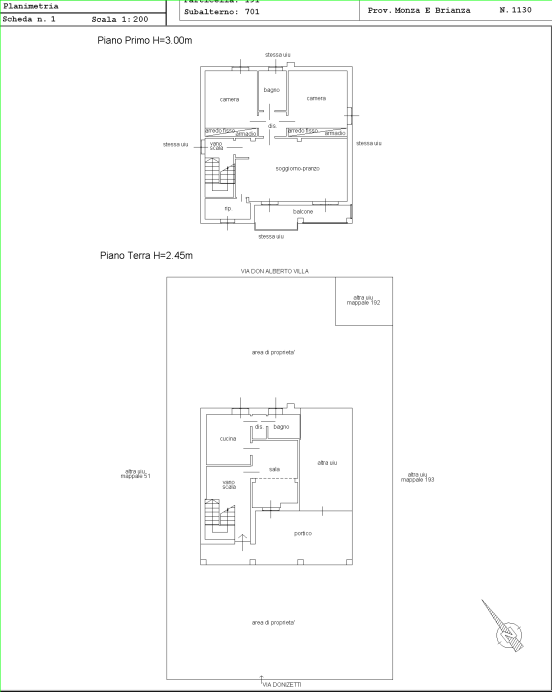
#> input picture PlanParser/base_rectangle.png, 1103 x 1383 px (shown at 1/2 size)
$ python -i step2_floor_detection.py   (imports and definitions only)
#> lines starting #> are read from the running program, lines starting #| are printed output that depends on the picture; after the words box and inside, x2 and y2 are one past the last pixel; in counts of white or black regions, pixels touching at a corner belong together
"""
Step 2: Floor Detection and Splitting.

Detects the main drawing rectangle(s) on a page, finds Italian floor
labels via OCR, and splits the image into per-floor cropped images.
"""

import re
import cv2
import numpy as np
import unicodedata
from pathlib import Path
from typing import List, Tuple, Optional, Dict
import logging

from geometry_types import FloorImage

try:
    import pytesseract
except ImportError:
    pytesseract = None


# ============================================================
# Italian floor label patterns (from define_floor_v2.py)
# ============================================================

def _build_floor_patterns():
    degree = r"[°º]?"
    spaces = r"[\s_.-]*"
    patterns = [
        (rf"\bpiano{spaces}terra\b", "piano terra", 1.0),
        (rf"\bp{spaces}?\.?{spaces}?terra\b", "piano terra", 0.95),
        (rf"\bprimo{spaces}piano\b", "primo piano", 1.0),
        (rf"\bsecondo{spaces}piano\b", "secondo piano", 1.0),
        (rf"\bterzo{spaces}piano\b", "terzo piano", 1.0),
        (rf"\bquarto{spaces}piano\b", "quarto piano", 1.0),
        (rf"\bquinto{spaces}piano\b", "quinto piano", 1.0),
        (rf"\bsesto{spaces}piano\b", "sesto piano", 1.0),
        (rf"\bsettimo{spaces}piano\b", "settimo piano", 1.0),
        (rf"\bottavo{spaces}piano\b", "ottavo piano", 1.0),
        (rf"\bnono{spaces}piano\b", "nono piano", 1.0),
        (rf"\bdecimo{spaces}piano\b", "decimo piano", 1.0),
        (rf"\bpiano{spaces}primo\b", "primo piano", 0.95),
        (rf"\bpiano{spaces}secondo\b", "secondo piano", 0.95),
        (rf"\bpiano{spaces}terzo\b", "terzo piano", 0.95),
        (rf"\bpiano{spaces}quarto\b", "quarto piano", 0.95),
        (rf"\bpiano{spaces}quinto\b", "quinto piano", 0.95),
        (rf"\bpiano{spaces}sesto\b", "sesto piano", 0.95),
        (rf"\bpiano{spaces}settimo\b", "settimo piano", 0.95),
        (rf"\bpiano{spaces}ottavo\b", "ottavo piano", 0.95),
        (rf"\bpiano{spaces}nono\b", "nono piano", 0.95),
        (rf"\bpiano{spaces}decimo\b", "decimo piano", 0.95),
        (rf"\b1{degree}{spaces}piano\b", "primo piano", 0.9),
        (rf"\b2{degree}{spaces}piano\b", "secondo piano", 0.9),
        (rf"\b3{degree}{spaces}piano\b", "terzo piano", 0.9),
        (rf"\b4{degree}{spaces}piano\b", "quarto piano", 0.9),
        (rf"\b5{degree}{spaces}piano\b", "quinto piano", 0.9),
        (rf"\b6{degree}{spaces}piano\b", "sesto piano", 0.9),
        (rf"\b7{degree}{spaces}piano\b", "settimo piano", 0.9),
        (rf"\b8{degree}{spaces}piano\b", "ottavo piano", 0.9),
        (rf"\b9{degree}{spaces}piano\b", "nono piano", 0.9),
        (rf"\b10{degree}{spaces}piano\b", "decimo piano", 0.9),
        (rf"\bpiano{spaces}1{degree}\b", "primo piano", 0.8),
        (rf"\bpiano{spaces}2{degree}\b", "secondo piano", 0.8),
        (rf"\bpiano{spaces}3{degree}\b", "terzo piano", 0.8),
        (rf"\bpiano{spaces}4{degree}\b", "quarto piano", 0.8),
        (rf"\bpiano{spaces}5{degree}\b", "quinto piano", 0.8),
        (rf"\bpiano{spaces}6{degree}\b", "sesto piano", 0.8),
        (rf"\bpiano{spaces}7{degree}\b", "settimo piano", 0.8),
        (rf"\bpiano{spaces}8{degree}\b", "ottavo piano", 0.8),
        (rf"\bpiano{spaces}9{degree}\b", "nono piano", 0.8),
        (rf"\bpiano{spaces}10{degree}\b", "decimo piano", 0.8),
    ]
    return [(re.compile(p, re.IGNORECASE), label, conf) for p, label, conf in patterns]


FLOOR_PATTERNS = _build_floor_patterns()


# [78 lines left out: functions _normalize_text, _levenshtein_distance, _ocr_variants, _run_tesseract_on_variants, not called in this run]


# ============================================================
# Main floor detection functions
# ============================================================

def find_main_rectangle(
    image: np.ndarray,
    min_area_fraction: float = 0.05,
    logger: Optional[logging.Logger] = None,
) -> Optional[Tuple[int, int, int, int]]:
    """
    Find the main drawing rectangle on the page.

    Returns:
        (x, y, w, h) of the largest 4-sided convex contour,
        or None if not found.
    """
    gray = cv2.cvtColor(image, cv2.COLOR_BGR2GRAY)
    blurred = cv2.GaussianBlur(gray, (5, 5), 0)
    edged = cv2.Canny(blurred, 50, 150)

    contours, _ = cv2.findContours(edged, cv2.RETR_EXTERNAL, cv2.CHAIN_APPROX_SIMPLE)

    img_area = image.shape[0] * image.shape[1]
    min_area = img_area * min_area_fraction
    best_rect = None
    max_area = 0

    for cnt in contours:
        approx = cv2.approxPolyDP(cnt, 0.02 * cv2.arcLength(cnt, True), True)
        if len(approx) == 4 and cv2.isContourConvex(approx):
            x, y, w, h = cv2.boundingRect(approx)
            area = w * h
            if area > max_area and area > min_area:
                max_area = area
                best_rect = (x, y, w, h)

    # Fallback: largest bounding rect from any contour
    if best_rect is None and contours:
        for cnt in contours:
            x, y, w, h = cv2.boundingRect(cnt)
            area = w * h
            if area > max_area and area > min_area:
                max_area = area
                best_rect = (x, y, w, h)

    if logger:
        if best_rect:
            logger.info("  Main rectangle: x=%d y=%d w=%d h=%d", *best_rect)
        else:
            logger.warning("  No main rectangle found")

    return best_rect


def _detect_piano_positions(
    image_bgr: np.ndarray,
    logger: Optional[logging.Logger] = None,
) -> List[Dict]:
    """
    Use OCR to find positions of "piano" words in the image.

    Returns:
        List of {"word": str, "x": int, "y": int, "w": int, "h": int}
    """
    if pytesseract is None:
        return []

    gray = cv2.cvtColor(image_bgr, cv2.COLOR_BGR2GRAY)
    gray = cv2.bilateralFilter(gray, d=7, sigmaColor=50, sigmaSpace=50)

    boxes = []
    try:
        data = pytesseract.image_to_data(
            gray, lang="ita+eng", config="--psm 6", output_type=pytesseract.Output.DICT
        )
        n_boxes = len(data["text"])
        for i in range(n_boxes):
            word = data["text"][i]
            if word and "piano" in word.lower():
                boxes.append({
                    "word": word,
                    "x": data["left"][i],
                    "y": data["top"][i],
                    "w": data["width"][i],
                    "h": data["height"][i],
                })
    except Exception as e:
        if logger:
            logger.warning("  OCR image_to_data failed: %s", e)

    if logger:
        logger.info("  Found %d 'piano' word(s) via OCR", len(boxes))

    return boxes


# [37 lines left out: function _match_floor_label, not called in this run]


def split_floors(
    image: np.ndarray,
    debug_dir: Optional[Path] = None,
    logger: Optional[logging.Logger] = None,
) -> List[FloorImage]:
    """
    Main entry: detect floors in the image and split into per-floor images.

    Strategy:
    1. Find the main drawing rectangle
    2. Crop to the drawing area
    3. Run OCR to find "piano" labels and their vertical positions
    4. Split the cropped image at the detected floor boundaries
    5. For each section, run OCR to identify the floor label

    If no floor labels are detected, returns a single FloorImage with label "unknown".

    Args:
        image: Full page BGR image from Step 1.
        debug_dir: If set, saves intermediate images here.
        logger: Optional logger.

    Returns:
        List of FloorImage (one per detected floor).
    """
    if debug_dir:
        debug_dir = Path(debug_dir)
        debug_dir.mkdir(parents=True, exist_ok=True)

    img_h, img_w = image.shape[:2]

    # 1. Find main rectangle
    rect = find_main_rectangle(image, logger=logger)
    if rect is None:
        if logger:
            logger.warning("  No rectangle found, using full image")
        cropped = image.copy()
        rect = (0, 0, img_w, img_h)
        crop_rect = rect
    else:
        x, y, w, h = rect
        padding = 5
        x1 = max(x + padding, 0)
        y1 = max(y + padding, 0)
        x2 = min(x + w - padding, img_w)
        y2 = min(y + h - padding, img_h)
        cropped = image[y1:y2, x1:x2]
        crop_rect = (x1, y1, x2 - x1, y2 - y1)

    if debug_dir:
        debug_img = image.copy()
        if rect:
            x, y, w, h = rect
            cv2.rectangle(debug_img, (x, y), (x + w, y + h), (0, 255, 0), 3)
        cv2.imwrite(str(debug_dir / "floor_0_detected_rect.png"), debug_img)
        cv2.imwrite(str(debug_dir / "floor_0_cropped.png"), cropped)

    # 2. Find "piano" word positions
    piano_boxes = _detect_piano_positions(cropped, logger)

    if not piano_boxes:
        # No floor labels found -> return single floor
        if logger:
            logger.info("  No floor labels detected, returning single floor")

        # Still try to identify the floor via full OCR
        gray = cv2.cvtColor(cropped, cv2.COLOR_BGR2GRAY)
        gray = cv2.bilateralFilter(gray, d=7, sigmaColor=50, sigmaSpace=50)
        variants = _ocr_variants(gray)
        text_candidates = _run_tesseract_on_variants(variants)
        match = _match_floor_label(text_candidates)

        label = match["floor"] if match["floor"] else "unknown"
        confidence = match["confidence"]

        return [FloorImage(
            image=cropped,
            label=label,
            confidence=confidence,
            source_rect=crop_rect,
        )]

    # 3. Compute split lines from piano positions (anchor = "up")
    margin = 6
    piano_lines = []
    for box in piano_boxes:
        line_y = max(box["y"] - margin, 0)
        if not any(abs(line_y - existing) <= 3 for existing in piano_lines):
            piano_lines.append(line_y)

    piano_lines.sort()

    if debug_dir:
        split_img = cropped.copy()
        for ly in piano_lines:
            cv2.line(split_img, (0, ly), (cropped.shape[1] - 1, ly), (0, 255, 0), 2)
        cv2.imwrite(str(debug_dir / "floor_split_lines.png"), split_img)

    if logger:
        logger.info("  Split lines at y: %s", piano_lines)

    # 4. Split into sections
    crop_h = cropped.shape[0]
    sections = []
    for i, y_top in enumerate(piano_lines):
        y_bottom = piano_lines[i + 1] if i + 1 < len(piano_lines) else crop_h
        if y_bottom - y_top < 50:  # Skip tiny sections
            continue
        section_img = cropped[y_top:y_bottom, :]
        sections.append((section_img, y_top))

    if not sections:
        sections = [(cropped, 0)]

    # 5. Identify floor labels for each section
    floors = []
    for i, (section, section_y) in enumerate(sections):
        gray = cv2.cvtColor(section, cv2.COLOR_BGR2GRAY)
        gray = cv2.bilateralFilter(gray, d=7, sigmaColor=50, sigmaSpace=50)
        variants = _ocr_variants(gray)
        text_candidates = _run_tesseract_on_variants(variants)
        match = _match_floor_label(text_candidates)

        label = match["floor"] if match["floor"] else f"floor_{i}"
        confidence = match["confidence"]

        if debug_dir:
            cv2.imwrite(str(debug_dir / f"floor_{i}_{label.replace(' ', '_')}.png"), section)

        floors.append(FloorImage(
            image=section,
            label=label,
            confidence=confidence,
            source_rect=(
                crop_rect[0],
                crop_rect[1] + section_y,
                section.shape[1],
                section.shape[0],
            ),
        ))

        if logger:
            logger.info("  Floor %d: '%s' (confidence=%.2f, size=%dx%d)",
                        i, label, confidence, section.shape[1], section.shape[0])

    return floors

>>> import cv2
>>> picture = cv2.imread('../base_rectangle.png')
#> picture is the input picture: shape (1383, 1103, 3); mean B, G, R 250.8, 251.2, 250.8
>>> result = split_floors(picture)
#> in find_main_rectangle, `edged = cv2.Canny(blurred, 50, 150)`:
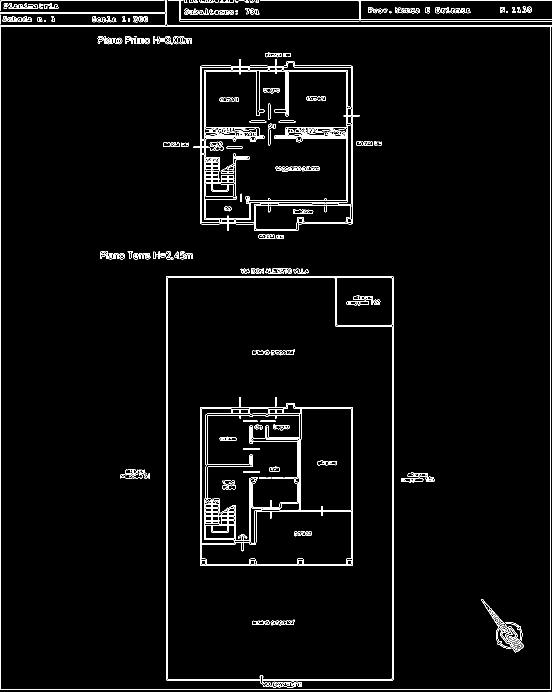
#> edged: shape (1383, 1103) (shown at 1/2 size); 3% white in thin lines or dots
#> in find_main_rectangle, `contours, _ = cv2.findContours(edged, cv2.RETR_EXTERNAL, cv2.CHAIN_APP..`: contours = 71 contours, 43 with area under 20; largest, box (x1, y1, x2, y2) and area: (0, 53, 1103, 1380) 1458601, (871, 14, 941, 27) 306, (35, 32, 64, 44) 198, (378, 17, 418, 30) 197, (184, 32, 222, 45) 191
#> the loop in find_main_rectangle, `for cnt in contours:` made 71 passes
#> (approx, x, y, w, h, area, max_area) on pass 1: ([[0, 53], [0, 1379], [1100, 1379], [1102, 53]], 0, 53, 1103, 1327, 1463681, 1463681)
#> approx on passes 2, 5, 17, 18, 23, 45: [[109, 42], [108, 43], [103, 43], [109, 43]], [[228, 38], [228, 41]], [[1, 29], [1, 47]], [[0, 27], [330, 50]], [[809, 20], [809, 22]], [[70, 12], [70, 14]]
#> after the loop in find_main_rectangle, `for cnt in contours:`: max_area = 1463681
#> in split_floors, `rect = find_main_rectangle(image, logger=logger)`: rect = (0, 53, 1103, 1327)
#> in split_floors, `x, y, w, h = rect`: x = 0; y = 53; w = 1103; h = 1327
#> in split_floors, `x1 = max(x + padding, 0)`: x1 = 5
#> in split_floors, `y1 = max(y + padding, 0)`: y1 = 58
#> in split_floors, `x2 = min(x + w - padding, img_w)`: x2 = 1098
#> in split_floors, `y2 = min(y + h - padding, img_h)`: y2 = 1375
#> in split_floors, `cropped = image[y1:y2, x1:x2]`:
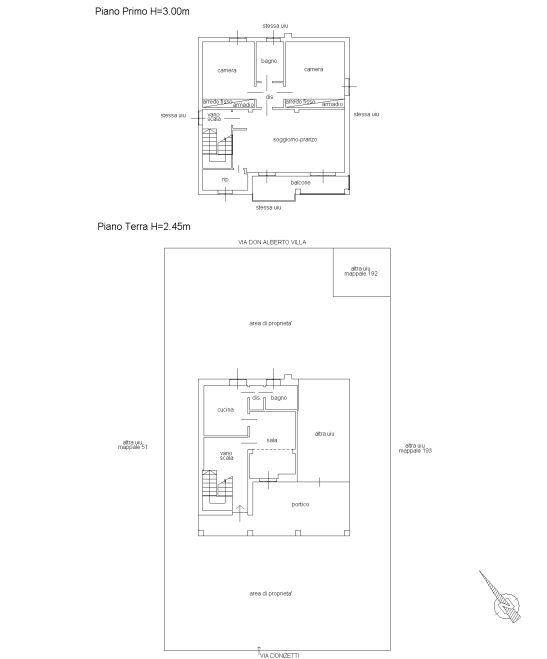
#> cropped: shape (1317, 1093, 3) (shown at 1/2 size); min 0, max 255, mean 252.4
#> in split_floors, `crop_rect = (x1, y1, x2 - x1, y2 - y1)`: crop_rect = (5, 58, 1093, 1317)
#> (the run stopped early here; a loop or call above may not have finished)

$ run again, on PlanParser/largest_rect_debug.png
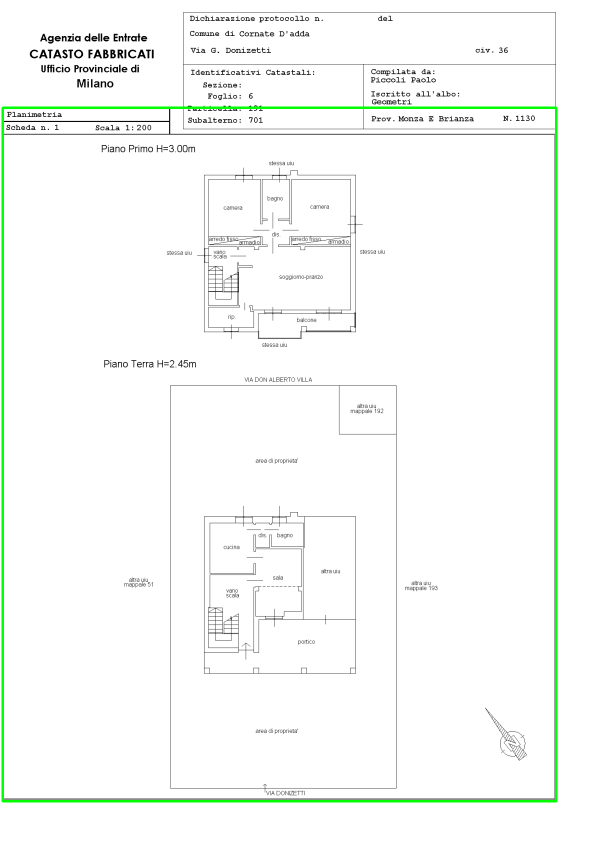
#> input picture PlanParser/largest_rect_debug.png, 1191 x 1684 px (shown at 1/2 size)
#> picture is the input picture: shape (1684, 1191, 3); mean B, G, R 247.5, 250.7, 247.5
#> in find_main_rectangle, `edged = cv2.Canny(blurred, 50, 150)`:
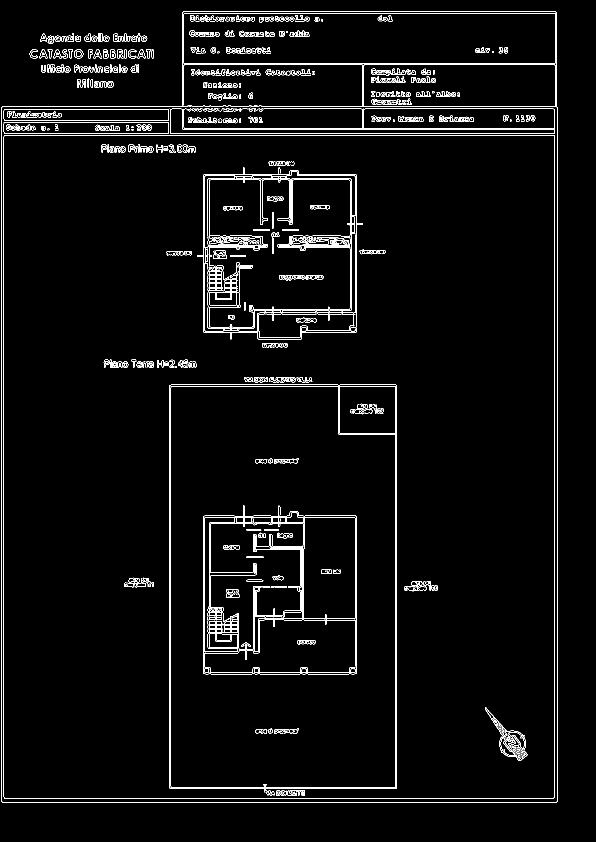
#> edged: shape (1684, 1191) (shown at 1/2 size); 3.2% white in thin lines or dots, all inside (x1, y1, x2, y2) = (2, 23, 1115, 1605)
#> contours = 63 contours, 17 with area under 20; largest, box (x1, y1, x2, y2) and area: (2, 23, 1115, 1605) 1689068, (148, 99, 167, 117) 253, (148, 129, 177, 145) 199, (220, 99, 232, 117) 162, (206, 99, 218, 117) 160
#> the loop in find_main_rectangle, `for cnt in contours:` made 63 passes
#> (approx, x, y, w, h, area) on pass 58: ([[196, 67], [196, 82], [204, 82], [204, 67]], 196, 67, 9, 16, 144)
#> after the loop in find_main_rectangle, `for cnt in contours:`: max_area = 0
#> the loop in find_main_rectangle, `for cnt in contours:` made 63 passes
#> (x, y, w, h, area, max_area) on pass 63: (2, 23, 1113, 1582, 1760766, 1760766)
#> after the loop in find_main_rectangle, `for cnt in contours:`: max_area = 1760766
#> rect = (2, 23, 1113, 1582)
#> in split_floors, `x, y, w, h = rect`: x = 2; y = 23; w = 1113; h = 1582
#> x1 = 7
#> y1 = 28
#> x2 = 1110
#> y2 = 1600
#> in split_floors, `cropped = image[y1:y2, x1:x2]`:
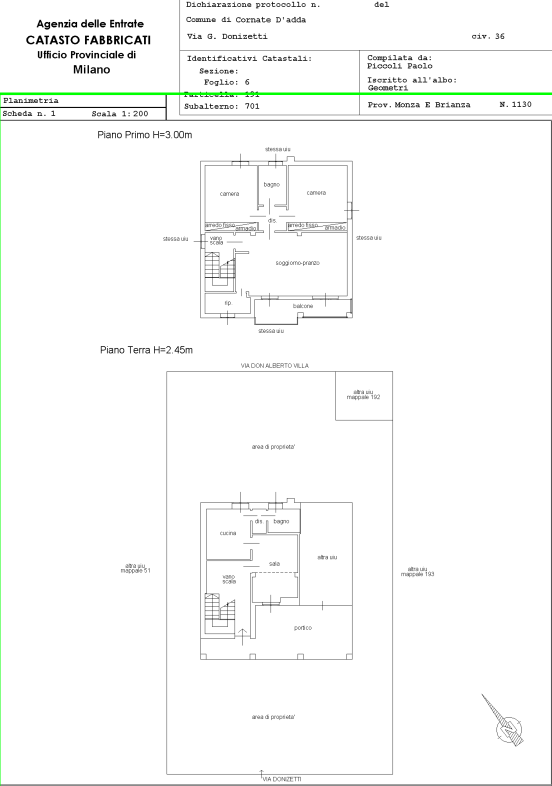
#> cropped: shape (1572, 1103, 3) (shown at 1/2 size); mean B, G, R 249.1, 250.1, 249.1
#> crop_rect = (7, 28, 1103, 1572)
